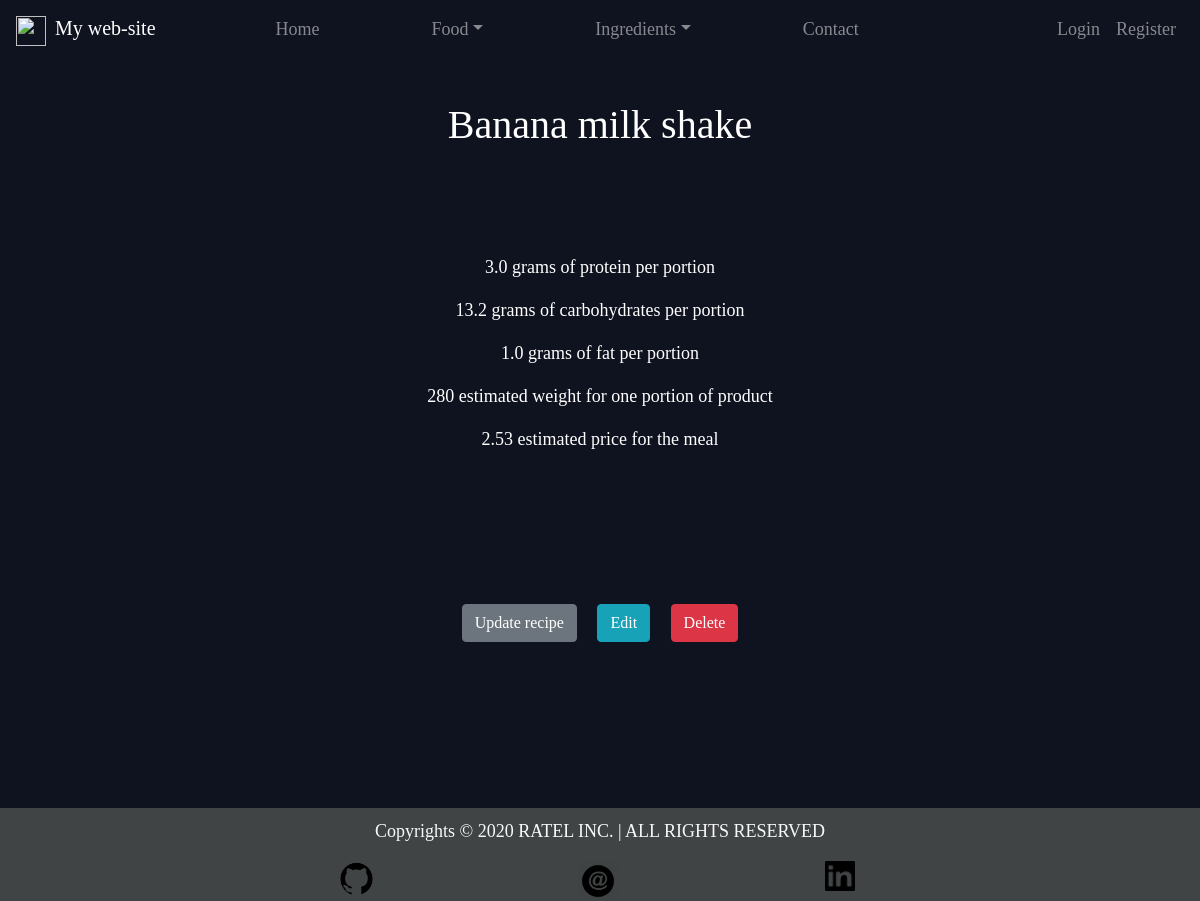
Page /food/prod_detail/4/ on the committed database.
### Food/models.py (models this page shows, shortened)
class Product(models.Model):
	name = models.CharField(max_length=50)
	ingredient = models.ManyToManyField(Ingredient, through="ReceipeIngredient")
	ingredinet_based = models.BooleanField(default=False)
	recipe = models.CharField(max_length=500, blank=True)
	@property
	def total_weight(self):
		product = Product.objects.get(pk=self.pk)
		result = sum([
				ReceipeIngredient.objects.get(ingredient=i, product=product).weight for i in product.ingredient.all()
			])
		return int(result)
	@property
	def total_protein(self):
		product = Product.objects.get(pk=self.pk)
		result = 0
		for i in product.ingredient.all():
			result += i.protein #* ReceipeIngredient.objects.get(ingredient=i, product=product).weight / 100
		return round(result/product.ingredient.count(),1)
	@property
	def total_carbohydrates(self):
		product = Product.objects.get(pk=self.pk)
		result = 0
		for i in product.ingredient.all():
			result += i.carbohydrates #* ReceipeIngredient.objects.get(ingredient=i, product=product).weight / 100
		return round(result/product.ingredient.count(),1)
	@property
	def total_fat(self):
		product = Product.objects.get(pk=self.pk)
		result = 0
		for i in product.ingredient.all():
			result += i.fat #* ReceipeIngredient.objects.get(ingredient=i, product=product).weight / 100
		return round(result/product.ingredient.count(),1)
	@property
	def total_price(self):
		product = Product.objects.get(pk=self.pk)
		result = 0
		for i in product.ingredient.all():
			result += i.price * ReceipeIngredient.objects.get(ingredient=i, product=product).weight / 100
		return round(result,2)
	class Meta:
		ordering = ["name"]

class Ingredient(models.Model):
	name = models.CharField(max_length=50, unique=True)
	protein = models.FloatField()
	carbohydrates = models.FloatField()
	fat = models.FloatField()
	quantity_per_portion = models.IntegerField(blank=True)
	price = models.DecimalField(max_digits=100, decimal_places=2, blank=True)
	food_type = models.CharField(max_length=2, choices=FOOD_TYPE_CHOICES, blank=True)
	class Meta:
		ordering = ["id"]

class ReceipeIngredient(models.Model):
	ingredient = models.ForeignKey(Ingredient, on_delete=models.CASCADE)
	product = models.ForeignKey(Product, on_delete=models.CASCADE)
	weight = models.IntegerField(null=True, blank=True)
	class Meta:
		ordering = ["id"]
		verbose_name_plural = "Receipe Ingredients"

### Food/views.py (the view)
# urls.py: path("prod_detail/<int:pk>/", ProductDetailView.as_view(), name="prod_detail"),
class ProductDetailView(DetailView):
	template_name = "Food/product_detail_view.html"
	model = Product
	context_object_name = "object"

### Templates/Food/product_detail_view.html (shortened to what this page needs)
{% extends 'main.html' %}
{% block content %}
	<div class="post">
        <h1>{{object.name|lower|capfirst}}</h1>
        <br><br><br>
        <p>{{ object.total_protein }} grams of protein per portion</p>
        <p>{{ object.total_carbohydrates }} grams of carbohydrates per portion</p>
        <p>{{ object.total_fat }}  grams of fat per portion</p>
        <p>{{ object.total_weight }} estimated weight for one portion of product</p>
        <p>{{ object.total_price }} estimated price for the meal</p>
    </div>
    <br><br><br><br><br>
    {% if object.ingredinet_based == False %}
    	<button class="btn btn-secondary" type="submit">
    		<a class="Update-button" href="{% url 'food:ingredient_table' object.pk %}">Update recipe</a>
    	</button>
    {% endif %}
    <button class="btn btn-info ml-3 mr-3" type="submit">
        <a class="Update-button" href="{% url 'food:update_prod' object.pk %}">
            Edit
        </a>
    </button>
    <button class="btn btn-danger" type="submit">
        <a class="Update-button" href="#">Delete</a>
    </button>
{% endblock %}

### files/style.css (style rules this page uses)
body { background-color: #0f121f; font-family: Ubuntu; color: #fff; font-size:large; text-align: center; }
.Update-button, .Update-button:hover { text-decoration: none; font-family: Ubuntu; color: #fff; }

### rows in the picture
Product: name "Banana milk shake", total_protein "3.0", total_carbohydrates "13.2", total_fat "1.0", total_weight "280", total_price "2.53"
